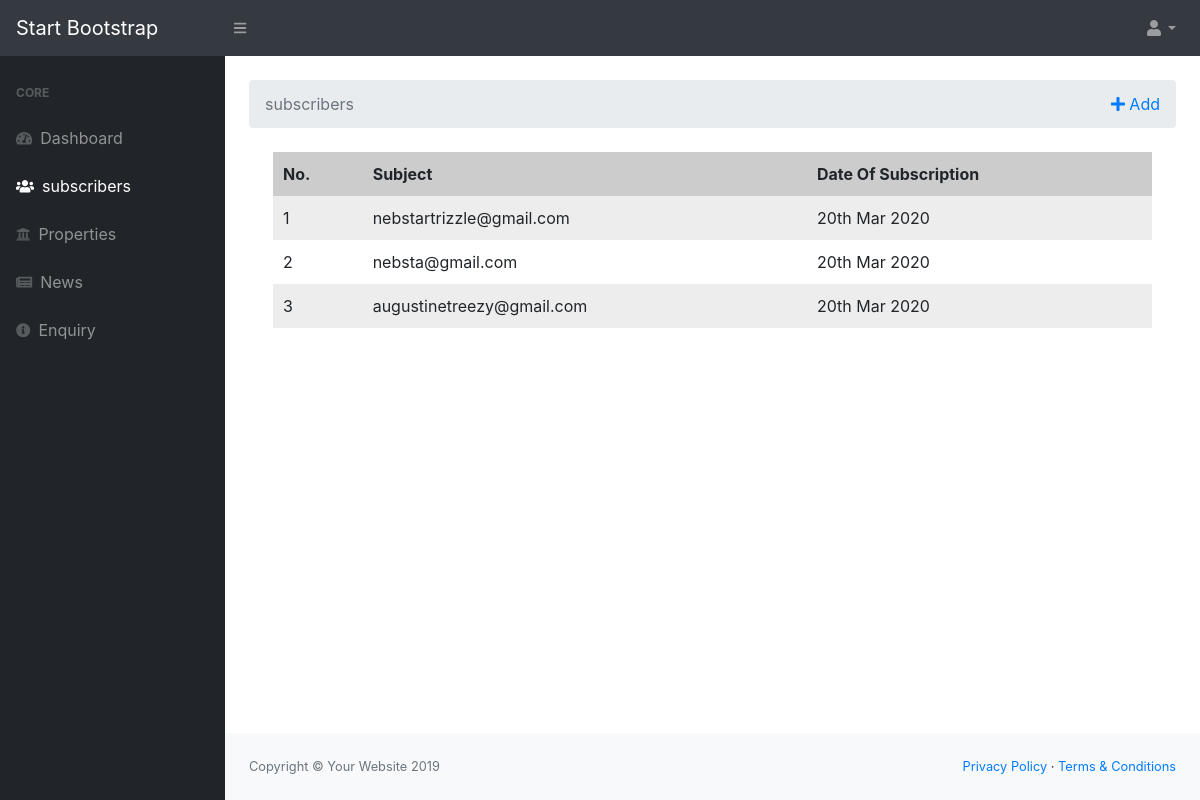
The app's page /admin/subscribers.php with its own data.
### tables this page shows
CREATE TABLE `subscribers` (
  `id` int(11) NOT NULL,
  `email` varchar(255) NOT NULL,
  `subscribed_at` timestamp NOT NULL DEFAULT current_timestamp() ON UPDATE current_timestamp()
);

### admin/subscribers.php (the view, shortened to what this page needs)
<?php
include('connect.php');
$subscribers = mysqli_query($dbconnect,"select * from subscribers" );
?>
<!DOCTYPE html>
<html lang="en">
    <head>
        <link href="css/styles.css" rel="stylesheet" />
        <link href="https://cdn.datatables.net/1.10.20/css/dataTables.bootstrap4.min.css" rel="stylesheet" />
    </head>
    <body class="sb-nav-fixed">
        <nav class="sb-topnav navbar navbar-expand navbar-dark bg-dark">
            <a class="navbar-brand" href="index.php">Start Bootstrap</a><button class="btn btn-link btn-sm order-1 order-lg-0" id="sidebarToggle" href="#"><i class="fas fa-bars"></i></button
            >
            <ul class="navbar-nav ml-auto ml-md-12">
                <li class="nav-item dropdown">
                    <a class="nav-link dropdown-toggle" id="userDropdown" href="#" role="button" data-toggle="dropdown" aria-haspopup="true" aria-expanded="false"><i class="fas fa-user fa-fw"></i></a>
                </li>
            </ul>
        </nav>
        <div id="layoutSidenav">
            <div id="layoutSidenav_nav">
                <nav class="sb-sidenav accordion sb-sidenav-dark" id="sidenavAccordion">
                    <div class="sb-sidenav-menu">
                        <div class="nav">
                            <div class="sb-sidenav-menu-heading">Core</div>
                            <a class="nav-link" href="dashboard.php"
                                ><div class="sb-nav-link-icon"><i class="fas fa-tachometer-alt"></i></div>
                                Dashboard</a>
                            <a class="nav-link" href="subscribers.php"
                                ><div class="sb-nav-link-icon"><i class="fas fa-users"></i></div>
                                subscribers
                            </a>
                            <a class="nav-link" href="properties.php"
                                ><div class="sb-nav-link-icon"><i class="fas fa-university"></i></div>
                                Properties
                            </a>
                            <a class="nav-link" href="news.php"
                                ><div class="sb-nav-link-icon"><i class="fas fa-newspaper"></i></i></div>
                                News
                            </a>
                            <a class="nav-link" href="queries.php"
                                ><div class="sb-nav-link-icon"><i class="fas fa-info-circle"></i></i></div>
                                Enquiry
                            </a>
                </nav>
            </div>
            <div id="layoutSidenav_content">
                <main>
                    <div class="container-fluid">
                    <br>
                        <ol class="breadcrumb mb-4">
                            <li class="breadcrumb-item active">subscribers</li>
                            <ul class="navbar-nav ml-auto ml-md-12">
                                <li class="nav-item ">
                                    <a  href="#" role="button"  ><i class="fas fa-plus"></i> Add</a>
                                </li>
                            </ul>
                        </ol>
                        <div class="container-fluid">
                            <table class="dataTable">
                                <thead>
                                    <tr>
                                        <th>No.</th>
                                        <th>Subject</th>
                                        <th>Date Of Subscription</th>
                                    </tr>
                                </thead>
                                <tbody>
                                <?php while ($subscriber=mysqli_fetch_assoc($subscribers)) { ?>
                                    <tr>
                                        <td><?php echo $subscriber['id'] ?></td>
                                        <td><?php echo $subscriber['email'] ?></td>
                                        <td><?php echo date("dS M Y  "); ?></td>
                                    </tr>
                                <?php } ?>
                                </tbody>
                            </table>
                        </div>
                    </div>
                </main>
                <footer class="py-4 bg-light mt-auto">
                    <div class="container-fluid">
                        <div class="d-flex align-items-center justify-content-between small">
                            <div class="text-muted">Copyright &copy; Your Website 2019</div>
                            <div>
                                <a href="#">Privacy Policy</a>
                                &middot;
                                <a href="#">Terms &amp; Conditions</a>
                            </div>
                        </div>
                    </div>
                </footer>
            </div>
        </div>
    </body>
</html>

### admin/subscribers.php (style rules this page uses)
.dataTable { display: block; width: 100%; margin: 1em 0; }
.dataTable thead, .dataTable tbody, .dataTable thead tr, .dataTable th { display: block; }
.dataTable thead { float: left; }
.dataTable tbody { width: auto; position: relative; overflow-x: auto; }
.dataTable td, .dataTable th { padding: .625em; line-height: 1.5em; border-bottom: none; box-sizing: border-box; overflow-x: hidden; overflow-y: auto; }
.dataTable th { text-align: left; background: rgba(0, 0, 0, 0.14); border-bottom: none; }
.dataTable tbody tr { display: table-cell; }
.dataTable tbody td { display: block; }
.dataTable tr:nth-child(odd) { background: rgba(0, 0, 0, 0.07); }
@media screen and (min-width: 50em) { .dataTable { display: table; } }
@media screen and (min-width: 50em) { .dataTable thead { display: table-header-group; float: none; } }
@media screen and (min-width: 50em) { .dataTable tbody { display: table-row-group; } }
@media screen and (min-width: 50em) { .dataTable thead tr, .dataTable tbody tr { display: table-row; } }
@media screen and (min-width: 50em) { .dataTable th, .dataTable tbody td { display: table-cell; } }
@media screen and (min-width: 50em) { .dataTable td, .dataTable th { width: auto; } }
a:link, a:visited { text-decoration: none; }

### records on screen
subscribers: id "1", email "nebstartrizzle@gmail.com"
subscribers: id "2", email "nebsta@gmail.com"
subscribers: id "3", email "augustinetreezy@gmail.com"
